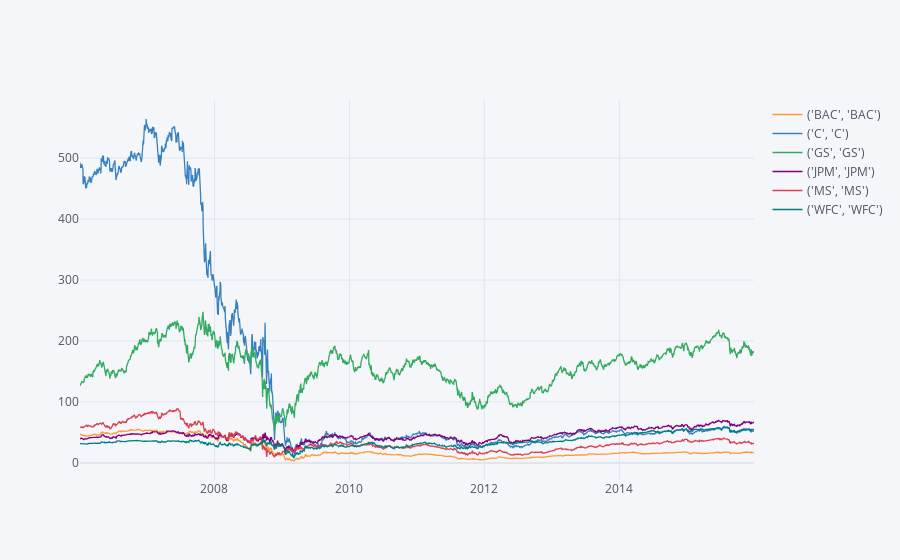

Here is the notebook cell this chart was saved with:
### Code cell
bank_stocks.xs(key='Close', axis=1, level='Date').iplot()
plt.show()

### Figure 1 — Plotly figure (JSON) as saved in the notebook; plotly's stock layout.template omitted (floating-point values rounded to 4 significant figures; data arrays with more than 128 entries replaced by an {"elided": "..."} marker saying what was removed)
{"data": [{"line": {"color": "rgba(255, 153, 51, 1.0)", "dash": "solid", "shape": "linear", "width": 1.3}, "mode": "lines", "name": "('BAC', 'BAC')", "text": "", "type": "scatter", "x": {"elided": "2517 str values"}, "y": {"elided": "2517 float values"}}, {"line": {"color": "rgba(55, 128, 191, 1.0)", "dash": "solid", "shape": "linear", "width": 1.3}, "mode": "lines", "name": "('C', 'C')", "text": "", "type": "scatter", "x": {"elided": "2517 str values"}, "y": {"elided": "2517 float values"}}, {"line": {"color": "rgba(50, 171, 96, 1.0)", "dash": "solid", "shape": "linear", "width": 1.3}, "mode": "lines", "name": "('GS', 'GS')", "text": "", "type": "scatter", "x": {"elided": "2517 str values"}, "y": {"elided": "2517 float values"}}, {"line": {"color": "rgba(128, 0, 128, 1.0)", "dash": "solid", "shape": "linear", "width": 1.3}, "mode": "lines", "name": "('JPM', 'JPM')", "text": "", "type": "scatter", "x": {"elided": "2517 str values"}, "y": {"elided": "2517 float values"}}, {"line": {"color": "rgba(219, 64, 82, 1.0)", "dash": "solid", "shape": "linear", "width": 1.3}, "mode": "lines", "name": "('MS', 'MS')", "text": "", "type": "scatter", "x": {"elided": "2517 str values"}, "y": {"elided": "2517 float values"}}, {"line": {"color": "rgba(0, 128, 128, 1.0)", "dash": "solid", "shape": "linear", "width": 1.3}, "mode": "lines", "name": "('WFC', 'WFC')", "text": "", "type": "scatter", "x": {"elided": "2517 str values"}, "y": {"elided": "2517 float values"}}], "layout": {"autosize": true, "legend": {"bgcolor": "#F5F6F9", "font": {"color": "#4D5663"}}, "paper_bgcolor": "#F5F6F9", "plot_bgcolor": "#F5F6F9", "title": {"font": {"color": "#4D5663"}}, "xaxis": {"autorange": true, "gridcolor": "#E1E5ED", "range": ["2006-01-03", "2015-12-31"], "showgrid": true, "tickfont": {"color": "#4D5663"}, "title": {"font": {"color": "#4D5663"}, "text": ""}, "type": "date", "zerolinecolor": "#E1E5ED"}, "yaxis": {"autorange": true, "gridcolor": "#E1E5ED", "range": [-28.02, 595.3], "showgrid": true, "tickfont": {"color": "#4D5663"}, "title": {"font": {"color": "#4D5663"}, "text": ""}, "type": "linear", "zerolinecolor": "#E1E5ED"}}}
